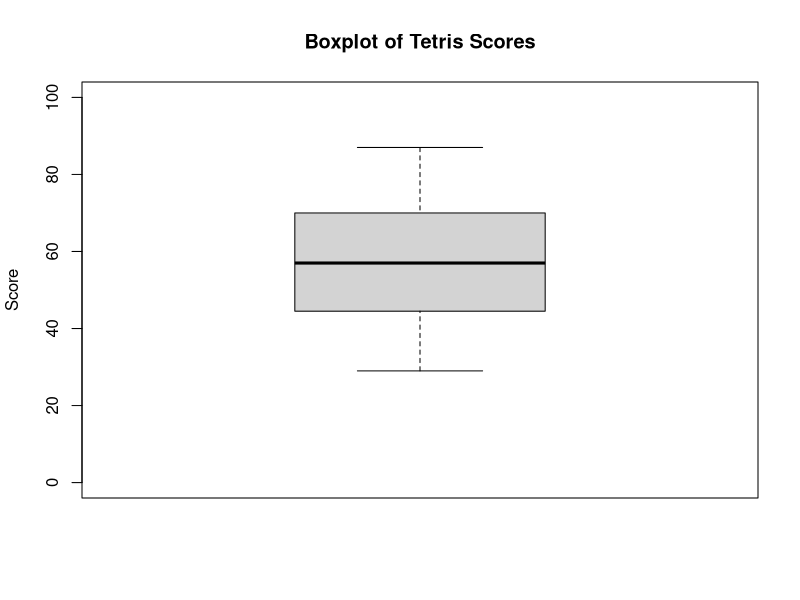

Write the R code that produced this figure. (Note: this script raises an error after producing the figure.)
## import data

data = read.csv("tetris.csv")

head(data)

## seperate the visual and audio data

data$condition = factor(data$condition)

audio = subset(data$score, data$condition == "auditory")

visual = subset(data$score, data$condition == "visual")


## check the mean, max, min, sd, median, IQR

### check for overall data

mean(data$score); sd(data$score); max(data$score); min(data$score); median(data$score); IQR(data$score)

### check for audio data

mean(audio); sd(audio); max(audio); min(audio); median(audio); IQR(audio)

### check for visual data

mean(visual); sd(visual); max(visual); min(visual); median(visual); IQR(visual)

ul = sd(audio) + mean(audio)

ul

max(audio)

## Check outliers

which(data$score > 100)

which(data$score < 0)

### audio upper (3*sd + mean) and lower (mean - 3*sd ) limit 

audio_ul = mean(audio) + sd(audio)

audio_ll = mean(audio) - sd(audio) 

which(data$score > audio_ul, data$condition == "auditory")

which(data$score < audio_ll, data$condition == "auditory")

###visual upper (3*sd + mean) and lower (mean - 3*sd ) limit

visual_ul = mean(visual) + 3*sd(visual)

visual_ul = mean(visual) - 3*sd(visual)

which(data$score > visual_ul, data$condition == "visual")

which(data$score < visual_ul, data$condition == "visual")

## plot the data

boxplot (data$score, main="Boxplot of Tetris Scores", ylim= c(0,100), ylab = "Score")

boxplot (data$score~tetris$condition, main="Boxplot of Tetris Scores", ylim= c(0,100), xlab = "Condition", ylab = "Score")

hist (audio, xlab="Tetris Scores", main = "Tetris Scores of Different Interruptions", xlim = c(0,100), breaks=seq(0,100,5), col = rgb(1,.5,0,1/3))

hist (visual, breaks = seq(0,100,5), col=rgb(0,1,0,1/3), add=TRUE)

legend("topleft",c("Audio","Visual"),fill=c(rgb(1,.5,0,1/3),rgb(0,1,0,1/3)))

## Shapiro test

shapiro.test (audio)

shapiro.test (visual)

install.packages ('car')

library('car')

leveneTest(data$score, data$condition)

## t test

t.test (audio, visual, paired = FALSE)

## plot result

data.mean = c(mean(audio), mean(visual))

data.sd = c(sd(audio), sd(visual))

names(data.mean) = c("Audio", "Visual")

se.bar = function(x, y, sds, n, upper=sds/sqrt(n), lower=upper, length=0.1,...)
    
{
  if(length(x) != length(y) | length(y) !=length(lower) | length(lower) != length(upper))
    stop("vectors must be same length")
  
  arrows(x,y+upper, x, y-lower, angle=90, code=3, length=length, ...)}
    
br = barplot (data.mean, main = "Graph of Condition Means", xlab= "Interruption Condition", ylab="Tetris Score", ylim=c(0,100),col=c(col=rgb(1,.5,0,1),rgb(0,1,0,1)))

se.bar(br,data.mean, data.sd, 16)


